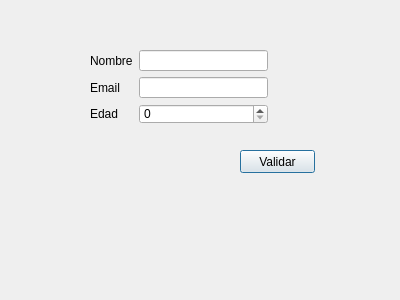
<?xml version="1.0" encoding="UTF-8"?>
<ui version="4.0">
 <class>Dialog</class>
 <widget class="QDialog" name="Dialog">
  <property name="geometry">
   <rect>
    <x>0</x>
    <y>0</y>
    <width>400</width>
    <height>300</height>
   </rect>
  </property>
  <property name="windowTitle">
   <string>Dialog</string>
  </property>
  <widget class="QPushButton" name="boton">
   <property name="geometry">
    <rect>
     <x>240</x>
     <y>150</y>
     <width>75</width>
     <height>23</height>
    </rect>
   </property>
   <property name="text">
    <string>Validar</string>
   </property>
  </widget>
  <widget class="QWidget" name="">
   <property name="geometry">
    <rect>
     <x>90</x>
     <y>50</y>
     <width>178</width>
     <height>74</height>
    </rect>
   </property>
   <layout class="QGridLayout" name="gridLayout">
    <item row="0" column="0">
     <widget class="QLabel" name="label">
      <property name="text">
       <string>Nombre</string>
      </property>
     </widget>
    </item>
    <item row="0" column="1">
     <widget class="QLineEdit" name="nombre"/>
    </item>
    <item row="1" column="0">
     <widget class="QLabel" name="label_2">
      <property name="text">
       <string>Email</string>
      </property>
     </widget>
    </item>
    <item row="1" column="1">
     <widget class="QLineEdit" name="email"/>
    </item>
    <item row="2" column="0">
     <widget class="QLabel" name="label_3">
      <property name="text">
       <string>Edad</string>
      </property>
     </widget>
    </item>
    <item row="2" column="1">
     <widget class="QSpinBox" name="edad"/>
    </item>
   </layout>
  </widget>
 </widget>
 <resources/>
 <connections/>
</ui>
